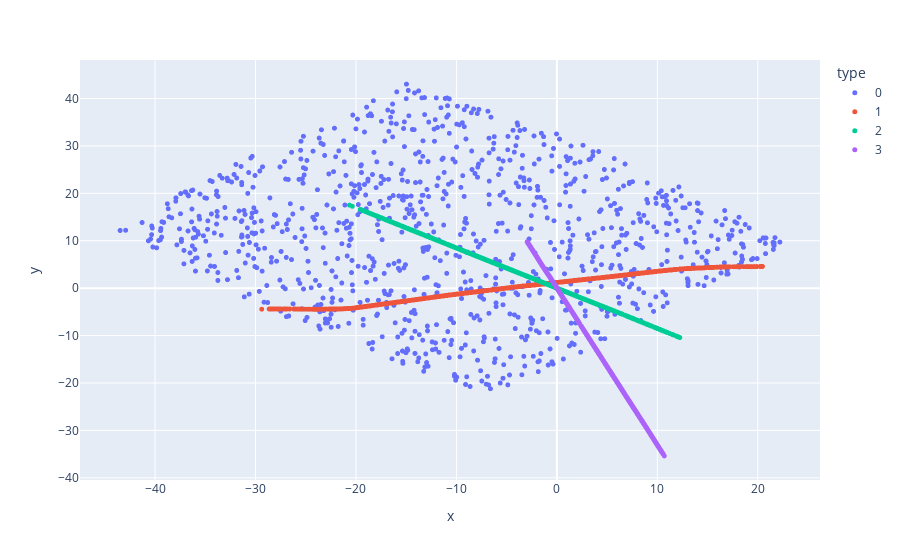

This figure's notebook cell:
### Code cell
df = pd.DataFrame(np.concatenate(pred_points, axis=0), columns=['x', 'y'])
df['type'] = sum([[f'{i}']*1000 for i in range(extra_modes+1)], [])
fig = px.scatter(df, x='x', y='y', color='type')
fig.update_traces(marker={'size': 5})
fig.show()

### Figure 1 — Plotly figure (JSON) as saved in the notebook; plotly's stock layout.template omitted (floating-point values rounded to 4 significant figures; data arrays with more than 128 entries replaced by an {"elided": "..."} marker saying what was removed)
{"data": [{"hovertemplate": "type=0<br>x=%{x}<br>y=%{y}<extra></extra>", "legendgroup": "0", "marker": {"color": "#636efa", "size": 5, "symbol": "circle"}, "mode": "markers", "name": "0", "showlegend": true, "type": "scattergl", "x": {"elided": "1000 float values"}, "xaxis": "x", "y": {"elided": "1000 float values"}, "yaxis": "y"}, {"hovertemplate": "type=1<br>x=%{x}<br>y=%{y}<extra></extra>", "legendgroup": "1", "marker": {"color": "#EF553B", "size": 5, "symbol": "circle"}, "mode": "markers", "name": "1", "showlegend": true, "type": "scattergl", "x": {"elided": "1000 float values"}, "xaxis": "x", "y": {"elided": "1000 float values"}, "yaxis": "y"}, {"hovertemplate": "type=2<br>x=%{x}<br>y=%{y}<extra></extra>", "legendgroup": "2", "marker": {"color": "#00cc96", "size": 5, "symbol": "circle"}, "mode": "markers", "name": "2", "showlegend": true, "type": "scattergl", "x": {"elided": "1000 float values"}, "xaxis": "x", "y": {"elided": "1000 float values"}, "yaxis": "y"}, {"hovertemplate": "type=3<br>x=%{x}<br>y=%{y}<extra></extra>", "legendgroup": "3", "marker": {"color": "#ab63fa", "size": 5, "symbol": "circle"}, "mode": "markers", "name": "3", "showlegend": true, "type": "scattergl", "x": {"elided": "1000 float values"}, "xaxis": "x", "y": {"elided": "1000 float values"}, "yaxis": "y"}], "layout": {"legend": {"title": {"text": "type"}, "tracegroupgap": 0}, "margin": {"t": 60}, "xaxis": {"anchor": "y", "domain": [0, 1], "title": {"text": "x"}}, "yaxis": {"anchor": "x", "domain": [0, 1], "title": {"text": "y"}}}}
